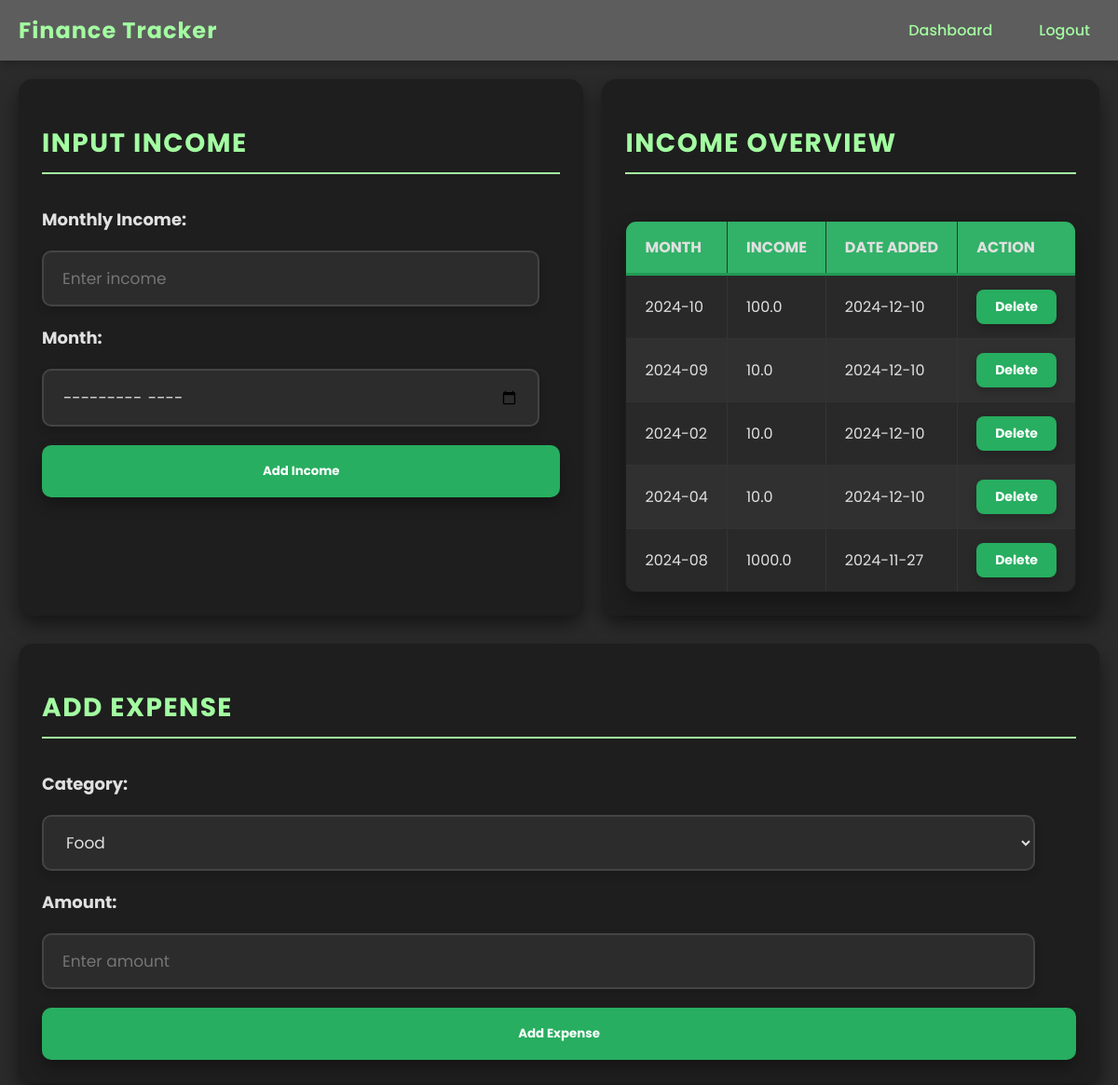
The page /dashboard (signed in, upper part) on the database as committed earlier.
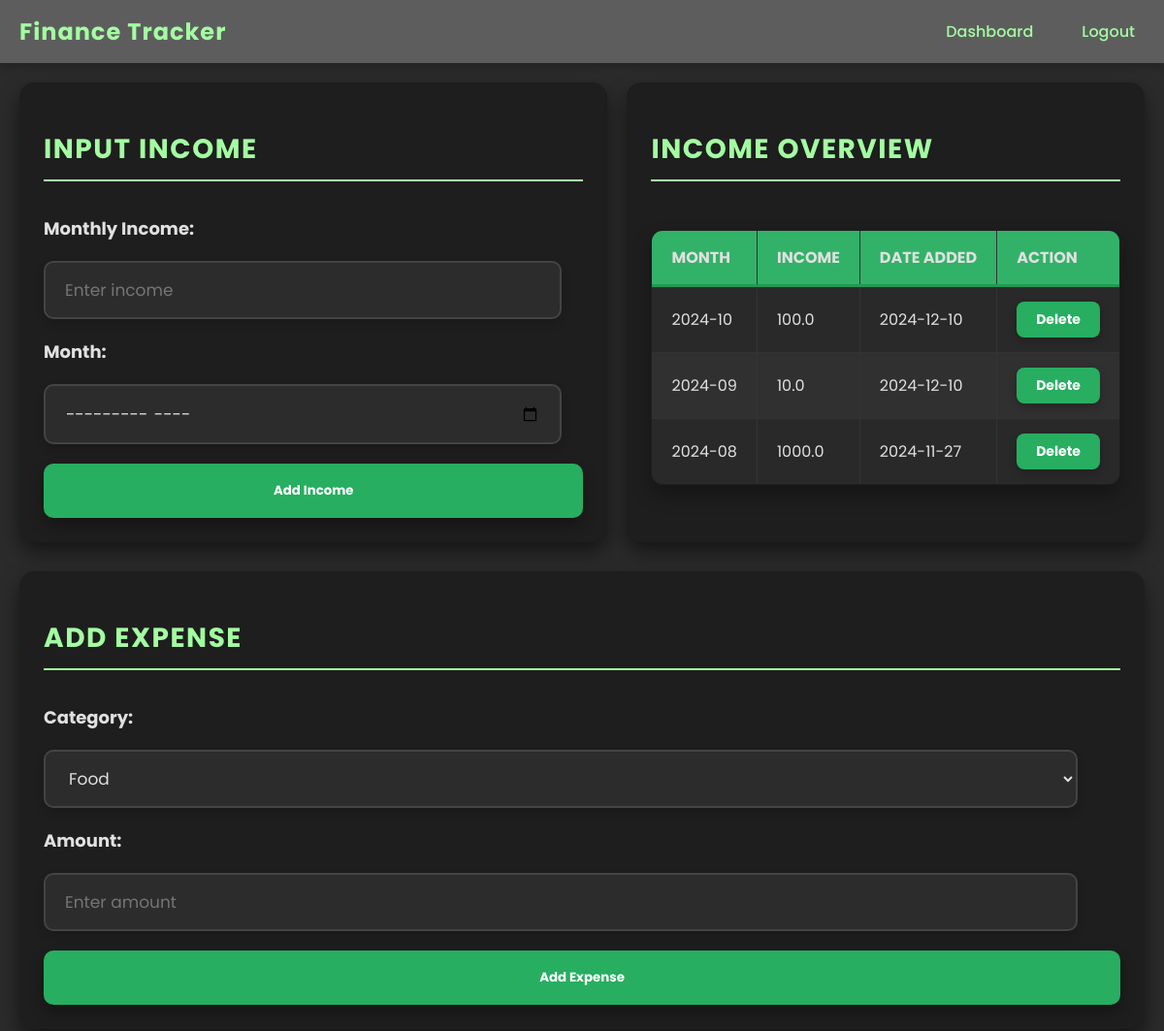
The same page on the database as committed later.
### tables this page shows
CREATE TABLE income (
                            id INTEGER PRIMARY KEY AUTOINCREMENT,
                            user_id INTEGER NOT NULL,
                            monthly_income REAL NOT NULL,
                            month TEXT NOT NULL,
                            date TIMESTAMP DEFAULT CURRENT_TIMESTAMP,
                            FOREIGN KEY(user_id) REFERENCES users(id)
                          );

### app.py (the view)
@app.route('/dashboard')
@login_required
def dashboard():
    user_id = current_user.id
    with sqlite3.connect('finance_tracker.db') as conn:
        cursor = conn.cursor()
        cursor.execute("""
            SELECT id, strftime('%Y-%m-%d', date) as date, category, amount
            FROM expenses
            WHERE user_id = ?
            ORDER BY date DESC
        """, (user_id,))
        expenses = cursor.fetchall()
        cursor.execute("""
            SELECT id, ticker, quantity, price, total, strftime('%Y-%m-%d', date) as date
            FROM investments
            WHERE user_id = ?
            ORDER BY date DESC
        """, (user_id,))
        investments = cursor.fetchall()
        cursor.execute("""
            SELECT id, monthly_income, month, strftime('%Y-%m-%d', date) as date
            FROM income
            WHERE user_id = ?
            ORDER BY date DESC
        """, (user_id,))
        income = cursor.fetchall()
    return render_template(
        'dashboard.html',
        expenses=expenses,
        investments=investments,
        income=income
    )

### app.py (called while the page is built)
@login_manager.user_loader
def load_user(user_id):
    with sqlite3.connect('finance_tracker.db') as conn:
        cursor = conn.cursor()
        cursor.execute("SELECT id, username FROM users WHERE id = ?", (user_id,))
        user = cursor.fetchone()
        if user:
            return User(user[0], user[1])
        return None

### templates/dashboard.html (shortened to what this page needs)
{% extends "base.html" %}
{% block content %}
<div class="dashboard">
    <div class="section-wrapper" id="income-section">
        <div class="row">
            <div class="card income-input">
                <h2>Input Income</h2>
                <form method="POST" action="/add-income#income-section">
                    <label for="income">Monthly Income:</label>
                    <input type="number" id="income" name="income" placeholder="Enter income" required>
                    <label for="month">Month:</label>
                    <input type="month" id="month" name="month" required>
                    <button type="submit">Add Income</button>
                </form>
            </div>
            <div class="card income-table">
                <h2>Income Overview</h2>
                <table>
                    <thead>
                        <tr>
                            <th>Month</th>
                            <th>Income</th>
                            <th>Date Added</th>
                            <th>Action</th>
                        </tr>
                    </thead>
                    <tbody>
                        {% for entry in income %}
                        <tr>
                            <td>{{ entry[2] }}</td>
                            <td>{{ entry[1] }}</td>
                            <td>{{ entry[3] }}</td>
                            <td>
                                <form method="POST" action="{{ url_for('delete_income', income_id=entry[0]) }}#income-section">
                                    <button type="submit">Delete</button>
                                </form>
                            </td>
                        </tr>
                        {% endfor %}
                    </tbody>
                </table>
            </div>
        </div>
        <div class="row full-width" id="expense-section">
            <div class="card expense-input">
                <h2>Add Expense</h2>
                <form method="POST" action="/add-expense#expense-section">
                    <label for="category">Category:</label>
                    <select id="category" name="category" required>
                        <option value="Food">Food</option>
                    </select>
                    <label for="amount">Amount:</label>
                    <input type="number" id="amount" name="amount" placeholder="Enter amount" required>
                    <button type="submit">Add Expense</button>
                </form>
            </div>
        </div>
    </div>
</div>
{% endblock %}

### templates/base.html (shortened to what this page needs)
<!DOCTYPE html>
<html lang="en">
<head>
    <link rel="stylesheet" href="{{ url_for('static', filename='style.css') }}">
</head>
<body>
    <header>
        <div class="navbar">
            <h1 class="navbar-title">
                <a href="{{ url_for('welcome') }}" class="navbar-title-link">Finance Tracker</a>
            </h1>
            <nav>
                <ul class="navbar-links">
                    {% if current_user.is_authenticated %}
                        <li><a href="{{ url_for('dashboard') }}">Dashboard</a></li>
                        <li><a href="{{ url_for('logout') }}">Logout</a></li>
                    {% else %}
                        <li><a href="{{ url_for('login') }}">Login</a></li>
                        <li><a href="{{ url_for('signup') }}">Sign Up</a></li>
                    {% endif %}
                </ul>
            </nav>
        </div>
    </header>
    <main>
        {% block content %}{% endblock %}
    </main>
</body>
</html>

### static/style.css (style rules this page uses)
html { scroll-behavior: smooth; }
* { font-family: "Poppins", sans-serif; box-sizing: border-box; }
body { margin: 0; padding: 0; box-sizing: border-box; overflow-x: hidden; }
.navbar { display: flex; justify-content: space-between; align-items: center; background: #5D5D5D; padding: 15px 20px; color: #A3FDA1; box-shadow: 0 4px 8px rgba(0, 0, 0, 0.2); position: sticky; top: 0; z-index: 1000; }
.navbar-title { font-size: 24px; font-weight: bold; margin: 0; letter-spacing: 1px; }
.navbar-title a { text-decoration: none; color: inherit; }
.navbar-links { list-style: none; display: flex; gap: 30px; margin: 0; padding: 0; }
.navbar-links li { margin: 0; }
.navbar-links a { text-decoration: none; color: #A3FDA1; font-size: 16px; font-weight: 500; padding: 5px 10px; border-radius: 5px; transition: background 0.3s, color 0.3s; }
.dashboard { display: flex; flex-direction: column; gap: 40px; padding: 20px; background: #2b2b2b; color: #bcbcbc; min-height: 100vh; }
.section-wrapper { display: flex; flex-direction: column; gap: 30px; }
.row { display: flex; gap: 20px; width: 100%; }
.row.full-width { flex-direction: row; gap: 20px; }
.income-input, .expense-input, .investment-input { flex: 2; }
.income-input, .income-table, .expense-input, .expense-table, .investment-input, .investment-table { background: #1e1e1e; border-radius: 15px; box-shadow: 0 10px 20px rgba(0, 0, 0, 0.5); padding: 25px; transition: transform 0.4s ease, box-shadow 0.4s ease; color: #e0e0e0; display: flex; flex-direction: column; gap: 20px; }
.income-input h2, .income-table h2, .expense-input h2, .expense-table h2, .investment-input h2, .investment-table h2 { font-size: 28px; font-weight: bold; color: #A3FDA1; text-transform: uppercase; letter-spacing: 1.5px; margin-bottom: 15px; border-bottom: 2px solid #A3FDA1; padding-bottom: 10px; }
table { width: 100%; max-width: 100%; display: table; border-collapse: collapse; margin-top: 15px; border-radius: 12px; background: #1e1e1e; transition: box-shadow 0.4s; box-shadow: 0 10px 20px rgba(0, 0, 0, 0.3); overflow: hidden; }
thead { background: #27ae60; color: #ffffff; text-transform: uppercase; font-size: 18px; font-weight: bold; border-bottom: 3px solid #229954; }
th, td { padding: 15px 20px; text-align: left; border-bottom: 1px solid #444; font-size: 16px; color: #e0e0e0; background: rgba(255, 255, 255, 0.05); }
tbody tr { transition: background 0.3s ease, transform 0.3s ease; }
tbody tr:nth-child(even) { background: rgba(255, 255, 255, 0.03); }
td button { background: #27ae60; color: #ffffff; border: none; border-radius: 8px; padding: 8px 20px; font-size: 14px; cursor: pointer; transition: background 0.4s ease, transform 0.3s; box-shadow: 0 4px 10px rgba(0, 0, 0, 0.2); }
th { border-top: 1px solid #444; }
table, th, td { border: 1px solid #333; }
form { display: flex; flex-direction: column; gap: 20px; }
form label { font-size: 18px; font-weight: bold; color: #e0e0e0; }
input, select { padding: 15px 20px; border: 2px solid #444; border-radius: 10px; font-size: 17px; transition: border 0.3s ease, box-shadow 0.3s ease; background: #2c2c2c; color: #e0e0e0; width: 96%; box-shadow: 0 5px 10px rgba(0, 0, 0, 0.15); }
button { background: #27ae60; color: #ffffff; font-weight: bold; border: none; cursor: pointer; border-radius: 10px; padding: 18px 30px; transition: background 0.3s ease, transform 0.4s ease; width: 100%; box-shadow: 0 8px 15px rgba(0, 0, 0, 0.3); }
@media (max-width: 1440px) { html, body { margin: 0; padding: 0; overflow-x: hidden; width: 100%; } }

Rows that differ between the two databases and show on the page:
removed income: month "2024-02", monthly_income "10.0", date "2024-12-10"
removed income: month "2024-04", monthly_income "10.0", date "2024-12-10"
